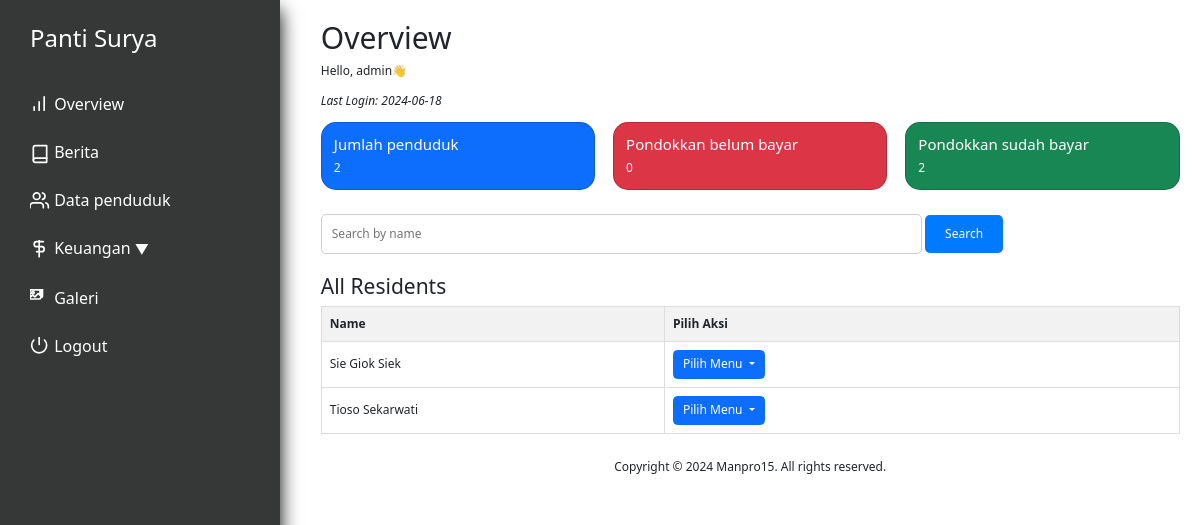
The app's page /index.php (signed in), older data.
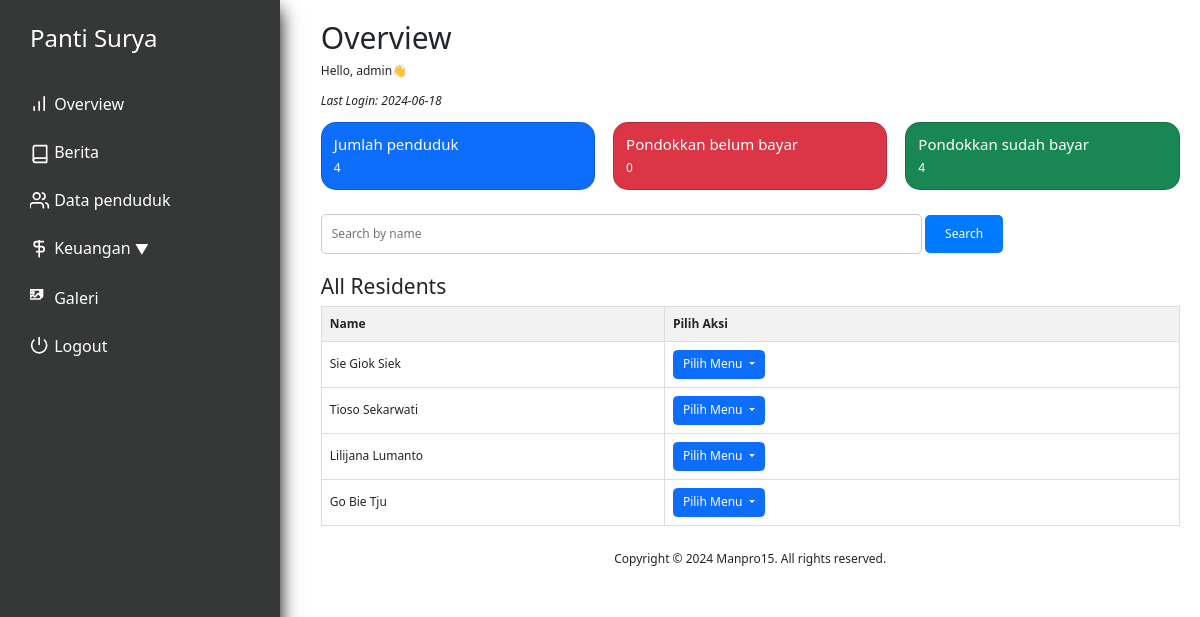
The same page, newer data.
### tables this page shows
CREATE TABLE `penduduk` (
  `id` int(11) NOT NULL,
  `nama` varchar(250) NOT NULL,
  `alamat` varchar(100) NOT NULL,
  `tanggal_masuk` date DEFAULT NULL,
  `keuangan_pondokkan` int(11) NOT NULL,
  `keuangan_tabungan` int(11) NOT NULL,
  `keuangan_obat` int(11) NOT NULL,
  `keuangan_total` int(11) NOT NULL,
  `profile_picture` varchar(100) NOT NULL,
  `KTP` varchar(100) DEFAULT NULL,
  `KK` varchar(100) DEFAULT NULL,
  `BPJS` varchar(100) DEFAULT NULL,
  `deposit` int(11) DEFAULT NULL,
  `status` tinyint(1) NOT NULL DEFAULT 0,
  `tempat_lahir` varchar(100) NOT NULL DEFAULT '',
  `agama` varchar(15) NOT NULL DEFAULT ' ',
  `tanggal_lahir` date DEFAULT NULL,
  `nomor_induk` int(11) NOT NULL DEFAULT 0
);

### utils.php (called while the page is built, shortened)
<?php
class myDB
{
    private $host = "localhost";
    private $username = "root";
    private $password = "";
    private $database = "pantisurya";
    private $db;
    function __construct()
    {
        if ($this->db == null) {
            try {
                $this->db = new PDO("mysql:host=$this->host;dbname=$this->database", $this->username, $this->password);
                $this->db->setAttribute(PDO::ATTR_ERRMODE, PDO::ERRMODE_EXCEPTION);
            } catch (PDOException $e) {
                echo "Connection failed: " . $e->getMessage();
            }
        }
    }
    public function prepare($query)
    {
        return $this->db->prepare($query);
    }
    function getCountPenduduk(){
        $query = "SELECT COUNT(*) AS total_residents FROM penduduk WHERE status=0";
        $res = $this->db->prepare($query);
        $res->execute();
        $total_residents = $res->fetch(PDO::FETCH_ASSOC)['total_residents'];
        return $total_residents;
    }
    function getCountUnpaidPondokan(){
        $query = "SELECT penduduk_id, SUM(tagihan) AS unpaid FROM data_pondokkan WHERE status=0 GROUP BY penduduk_id";
        $stmt = $this->db->prepare($query);
        $stmt->execute();
        return count($stmt->fetchAll(PDO::FETCH_ASSOC));
    }
}

### index.php (the view, shortened to what the changed rows need)
<?php
require "utils.php";
$db = new myDB();
$total_residents = $db->getCountPenduduk();
$total_unpaid = $db->getCountUnpaidPondokan();
$stmt_all_residents = $db->prepare("SELECT * FROM penduduk");
$stmt_all_residents->execute();
$residents = $stmt_all_residents->fetchAll(PDO::FETCH_ASSOC);
?>
<!DOCTYPE html>
<html lang="en">
<head>
    <?php include "layout/stylejquerynbs5.php" ?>
    <link rel="stylesheet" href="layout/indexstyle.css">
</head>
<body>
    <div class="app">
        <div class="dashboard">
            <?php include 'nav.php'?>
            <div class="main">
                <div class="pad">
                    <h1>Overview</h1>
                    <div class="overview-info row justify-content-between">
                        <div class="col">
                            <div class="card text-bg-primary">
                                <div class="row g-0">
                                    <div class="col">
                                        <div class="card-body">
                                            <h5 class="card-title">Jumlah penduduk</h5>
                                            <p class="card-text"><?php echo $total_residents ?></p>
                                        </div>
                                    </div>
                                </div>
                            </div>
                        </div>
                        <div class="col">
                            <div class="card text-bg-success">
                                <div class="row g-0">
                                    <div class="col">
                                        <div class="card-body">
                                            <h5 class="card-title">Pondokkan sudah bayar</h5>
                                            <p class="card-text"><?php echo (int)$total_residents-$total_unpaid ?></p>
                                        </div>
                                    </div>
                                </div>
                            </div>
                        </div>
                    </div>
                    <div class="residents-table">
                        <table class="resident-table">
                            <thead>
                                <tr>
                                    <th scope="col">Name</th>
                                    <th scope="col" colspan="2" style="width: 60%;">Pilih Aksi </th>
                                </tr>
                            </thead>
                            <tbody>
                                <?php
                                foreach($residents as $resident){
                                    echo
                                    '
                                    <tr>
                                    <td>'. $resident["nama"] .'</td>
                                    <td>
                                        <div class="dropdown">
                                        <button class="btn btn-primary dropdown-toggle" type="button" data-bs-toggle="dropdown" aria-expanded="false">
                                            Pilih Menu
                                        </button>
                                        <ul class="dropdown-menu">
                                            <li><a class="dropdown-item" href="laporanobat.php?id='.$resident["id"].'">Lihat pengobatan</a></li>
                                            <li><a class="dropdown-item" href="laporanTabungan.php?id='.$resident["id"].'">Lihat tabungan</a></li>
                                            <li><a class="dropdown-item" href="laporanPondokkan.php?id='.$resident["id"].'">Lihat pondokkan</a></li>
                                        </ul>
                                        </div>
                                    </td>
                                    </tr>
                                    ';
                                }
                                ?>
                            </tbody>
                        </table>
                    </div>
                </div>
            </div>
        </div>
    </div>
</body>
</html>

Row changes from the older to the newer data that the page shows:
added penduduk: nama "Lilijana Lumanto"
added penduduk: nama "Go Bie Tju"
Text that changed along with them:
$total_residents: "2" → "4"
text no longer shown: "2"
text now shown: "4"
